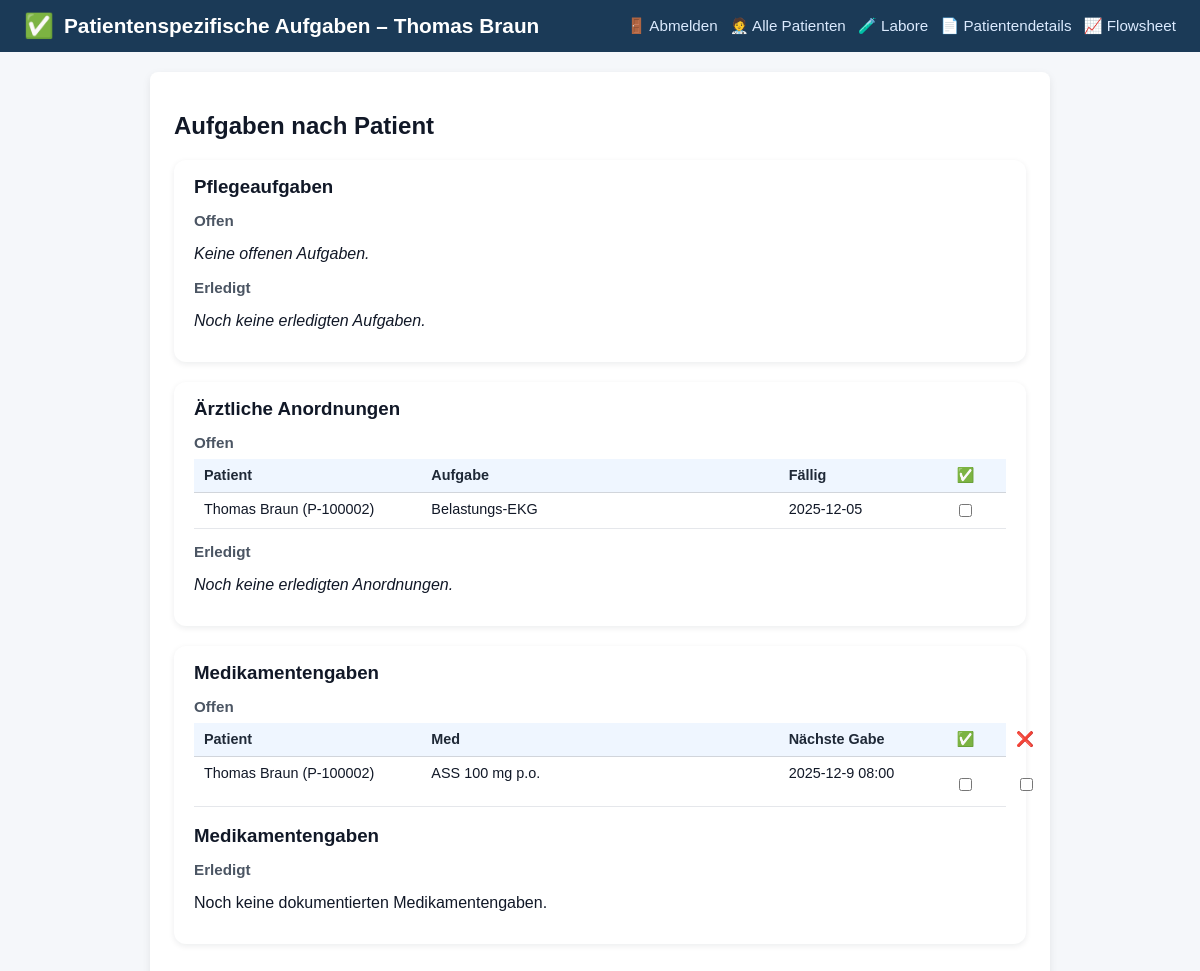
/tasks?patient_id=2, run on an earlier commit of the app's database.
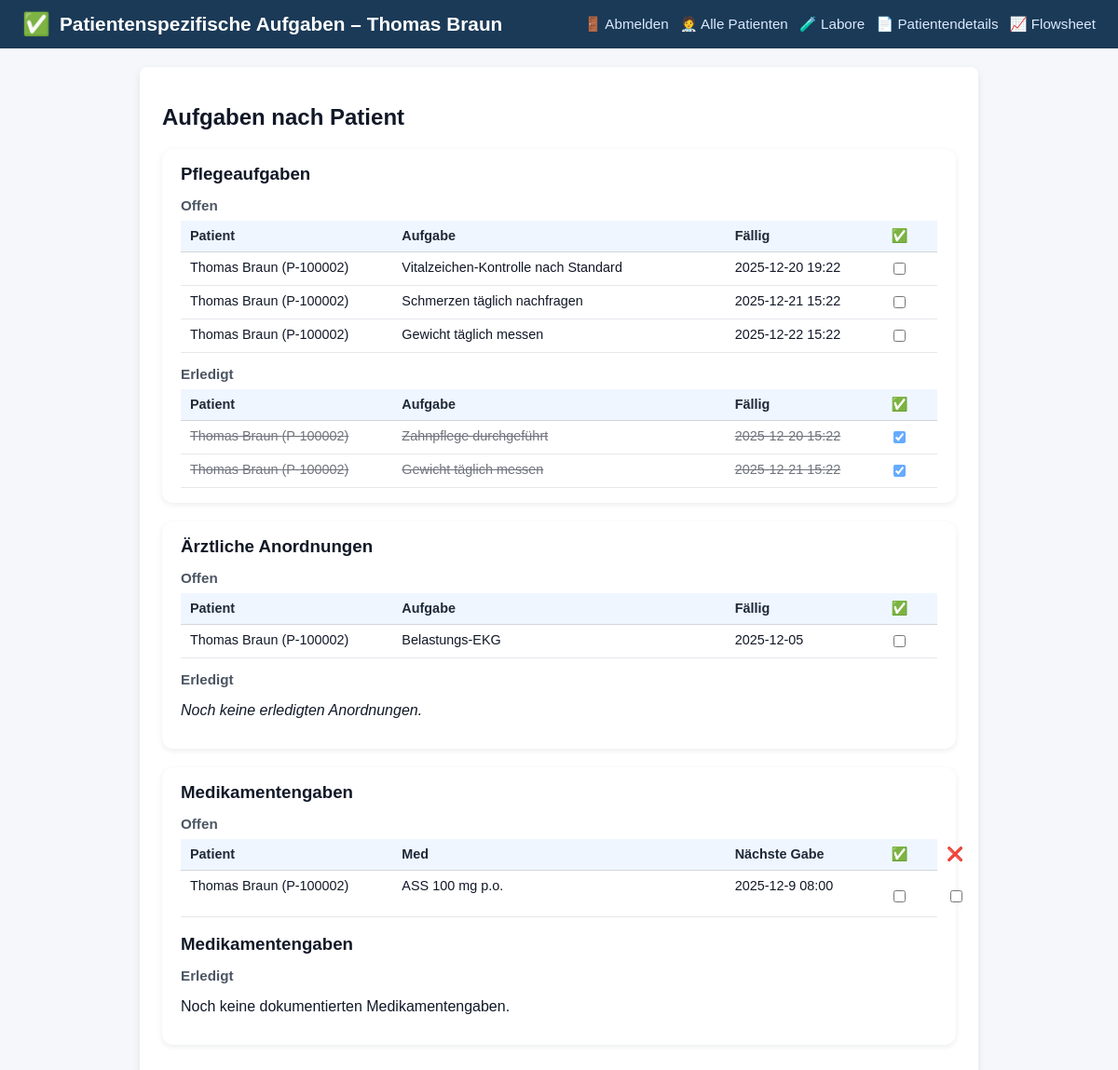
And on a later commit of the database.
### tables this page shows
CREATE TABLE patients (
    id INTEGER PRIMARY KEY AUTOINCREMENT,
    patient_identifier TEXT NOT NULL,
    name TEXT NOT NULL,
    gender TEXT,
    dob TEXT,
    room TEXT,
    diagnosis TEXT,
    bezugspflege_id INTEGER,
    allergies TEXT,
    code_status TEXT,
    admission_date TEXT,
    expected_discharge TEXT,
    primary_doctor TEXT,
    photo_filename TEXT,
    FOREIGN KEY (bezugspflege_id) REFERENCES nurses(id)
);

CREATE TABLE orders (
    id INTEGER PRIMARY KEY AUTOINCREMENT,
    patient_id INTEGER NOT NULL,
    description TEXT NOT NULL,
    due_date TEXT,
    due_time TEXT,
    status TEXT,
    ordered_by TEXT,
    type TEXT,
    completed INTEGER DEFAULT 0,
    FOREIGN KEY (patient_id) REFERENCES patients(id)
);

CREATE TABLE medications (
    id INTEGER PRIMARY KEY AUTOINCREMENT,
    patient_id INTEGER NOT NULL,
    name TEXT NOT NULL,
    dose TEXT,
    route TEXT,
    schedule TEXT,
    next_due TEXT,
    due_time TEXT,
    completed INTEGER DEFAULT 0,
    given INTEGER DEFAULT 0,
    not_given INTEGER DEFAULT 0,
    last_given_by TEXT,
    last_given_at TEXT,
    FOREIGN KEY (patient_id) REFERENCES patients(id)
);

CREATE TABLE ai_tasks (
    id INTEGER PRIMARY KEY AUTOINCREMENT,
    patient_id INTEGER NOT NULL,
    description TEXT NOT NULL,
    due_time TEXT,
    completed INTEGER DEFAULT 0,
    FOREIGN KEY (patient_id) REFERENCES patients(id)
);

### app.py (the view, shortened to what this page needs)
@app.route("/tasks")
def tasks_view():
    patient_id = request.args.get("patient_id", type=int)
    conn = get_connection()
    cur = conn.cursor()
    if patient_id:
        cur.execute("""
            SELECT id, name, patient_identifier
            FROM patients
            WHERE id = ?;
        """, (patient_id,))
        patients = cur.fetchall()
        viewing_all_patients = False
        selected_patient = patients[0] if patients else None
    if patient_id:
        cur.execute("""
            SELECT
                t.id,
                t.patient_id,
                t.description,
                t.due_time,
                t.completed,
                p.name AS patient_name,
                p.patient_identifier AS patient_identifier
            FROM ai_tasks t
            JOIN patients p ON p.id = t.patient_id
            WHERE t.patient_id = ?
            ORDER BY datetime(t.due_time);
        """, (patient_id,))
    ai_tasks = cur.fetchall()
    ai_tasks_open = [t for t in ai_tasks if not t["completed"]]
    ai_tasks_done = [t for t in ai_tasks if t["completed"]]
    if patient_id:
        cur.execute("""
            SELECT o.*, p.name AS patient_name, p.patient_identifier
            FROM orders o
            JOIN patients p ON p.id = o.patient_id
            WHERE o.patient_id = ?
            ORDER BY o.due_date;
        """, (patient_id,))
    orders = cur.fetchall()
    orders_open = [o for o in orders if (o["status"] or "").lower() != "erledigt"]
    orders_done = [o for o in orders if (o["status"] or "").lower() == "erledigt"]
    try:
        cur.execute("ALTER TABLE medications ADD COLUMN given INTEGER DEFAULT 0;"
                    "ALTER TABLE medications ADD COLUMN not_given INTEGER DEFAULT 0;"
                    )
        conn.commit()
    except sqlite3.OperationalError:
        pass
    if patient_id:
        cur.execute("""
            SELECT m.*, p.name AS patient_name, p.patient_identifier
            FROM medications m
            JOIN patients p ON p.id = m.patient_id
            WHERE m.patient_id = ?
            ORDER BY m.next_due;
        """, (patient_id,))
    meds = cur.fetchall()
    meds_open = [m for m in meds if not (m["given"] or 0) and not (m["not_given"] or 0)]
    meds_done = [m for m in meds if (m["given"] or 0) or (m["not_given"] or 0)]
    cur.execute("""
        SELECT
            ma.given_at,
            n.name AS nurse_name,
            m.name AS med_name,
            m.dose
        FROM med_administrations ma
        JOIN medications m ON m.id = ma.med_id
        LEFT JOIN nurses n ON n.id = ma.nurse_id
        WHERE ma.patient_id = ?
        ORDER BY datetime(ma.given_at) DESC
        LIMIT 20;
    """, (patient_id or 0,))
    med_history = cur.fetchall()
    cur.execute("""
               SELECT alert, severity, created_at
               FROM ai_alerts
               WHERE patient_id = ?
               ORDER BY datetime(created_at) DESC;
           """, (patient_id,))
    alerts = cur.fetchall()
    current_nurse = get_current_nurse(conn)
    conn.close()
    conn.close()
    return render_template(
        "tasks.html",
        alerts=alerts,
        current_nurse=current_nurse,
        patients=patients,
        viewing_all_patients=viewing_all_patients,
        selected_patient=selected_patient,
        ai_tasks_open=ai_tasks_open,
        ai_tasks_done=ai_tasks_done,
        orders_open=orders_open,
        orders_done=orders_done,
        meds_open=meds_open,
        meds_done=meds_done,
        med_history=med_history
    )

### templates/tasks.html (shortened to what this page needs)
<!DOCTYPE html>
<html lang="de">
<head>
    <link rel="stylesheet" href="{{ url_for('static', filename='styles.css') }}">
</head>
<body>
{% if selected_patient %}
<div class="header">
    <div class="header-title">
        <span class="icon">✅</span>
        <span>Patientenspezifische Aufgaben – {{ selected_patient.name }}</span>
    </div>
    <div class="nav-links">
        <a href="{{ url_for('logout') }}">🚪 Abmelden</a>
        <a href="{{ url_for('home') }}">🧑‍⚕️ Alle Patienten</a>
        <a href="{{ url_for('labs_view', patient_id=selected_patient.id) }}">
            <span class="icon">🧪</span> Labore
        </a>
        <a href="{{ url_for('patient_detail', patient_id=selected_patient.id) }}">
            📄 Patientendetails
        </a>
        <a href="{{ url_for('flowsheet', patient_id=selected_patient.id) }}">
            📈 Flowsheet
        </a>
    </div>
</div>
{% endif %}
<div class="container">
    <h2>Aufgaben nach Patient</h2>
    <section class="section-card">
        <h3>Pflegeaufgaben</h3>
        <h4>Offen</h4>
        {% if ai_tasks_open %}
            <div class="table-wrapper">
                <table class="data-table">
                    <thead>
                        <tr>
                            <th>Patient</th>
                            <th>Aufgabe</th>
                            <th>Fällig</th>
                            <th>✅</th>
                        </tr>
                    </thead>
                    <tbody>
                        {% for t in ai_tasks_open %}
                        <tr>
                            <td>{{ t.patient_name }} ({{ t.patient_identifier }})</td>
                            <td>{{ t.description }}</td>
                            <td>{{ t.due_time .replace("T", " ") or "Nächste Schicht" }}</td>
                            <td class="cell-center">
                                <form method="POST" action="{{ url_for('toggle_task', task_id=t.id, task_type='ai') }}">
                                    <input type="checkbox" name="done" onchange="this.form.submit()">
                                </form>
                            </td>
                        </tr>
                        {% endfor %}
                    </tbody>
                </table>
            </div>
        {% else %}
            <p><em>Keine offenen Aufgaben.</em></p>
        {% endif %}
        <h4>Erledigt</h4>
        {% if ai_tasks_done %}
            <div class="table-wrapper">
                <table class="data-table">
                    <thead>
                        <tr>
                            <th>Patient</th>
                            <th>Aufgabe</th>
                            <th>Fällig</th>
                            <th>✅</th>
                        </tr>
                    </thead>
                    <tbody>
                        {% for t in ai_tasks_done %}
                        <tr class="task-completed">
                            <td>{{ t.patient_name }} ({{ t.patient_identifier }})</td>
                            <td>{{ t.description }}</td>
                            <td>{{ t.due_time .replace("T", " ") or "Nächste Schicht" }}</td>
                            <td class="cell-center">
                                <form method="POST" action="{{ url_for('toggle_task', task_id=t.id, task_type='ai') }}">
                                    <input type="checkbox" name="done" onchange="this.form.submit()" checked>
                                </form>
                            </td>
                        </tr>
                        {% endfor %}
                    </tbody>
                </table>
            </div>
        {% else %}
            <p><em>Noch keine erledigten Aufgaben.</em></p>
        {% endif %}
    </section>
    <section class="section-card">
        <h3>Ärztliche Anordnungen</h3>
        <h4>Offen</h4>
        {% if orders_open %}
            <div class="table-wrapper">
                <table class="data-table">
                    <thead>
                        <tr>
                            <th>Patient</th>
                            <th>Aufgabe</th>
                            <th>Fällig</th>
                            <th>✅</th>
                        </tr>
                    </thead>
                    <tbody>
                        {% for o in orders_open %}
                        <tr>
                            <td>{{ o["patient_name"] }} ({{ o["patient_identifier"] }})</td>
                            <td>{{ o["description"] }}</td>
                            <td>{{ o["due_date"].replace("T", " ") or "—" }}</td>
                            <td class="cell-center">
                                <form method="POST" action="{{ url_for('toggle_task', task_id=o['id'], task_type='order') }}">
                                    <input type="checkbox" onchange="this.form.submit()">
                                </form>
                            </td>
                        </tr>
                        {% endfor %}
                    </tbody>
                </table>
            </div>
        {% else %}
            <p><em>Keine offenen Anordnungen.</em></p>
        {% endif %}
        <h4>Erledigt</h4>
        {% if orders_done %}
            <div class="table-wrapper">
                <table class="data-table">
                    <thead>
                        <tr>
                            <th>Patient</th>
                            <th>Aufgabe</th>
                            <th>Fällig</th>
                            <th>✅</th>
                        </tr>
                    </thead>
                    <tbody>
                        {% for o in orders_done %}
                        <tr class="task-completed">
                            <td>{{ o["patient_name"] }} ({{ o["patient_identifier"] }})</td>
                            <td>{{ o["description"] }}</td>
                            <td>{{ o["due_date"].replace("T", " ") or "—" }}</td>
                            <td class="cell-center">
                                <form method="POST" action="{{ url_for('toggle_task', task_id=o['id'], task_type='order') }}">
                                    <input type="checkbox" onchange="this.form.submit()" checked>
                                </form>
                            </td>
                        </tr>
                        {% endfor %}
                    </tbody>
                </table>
            </div>
        {% else %}
            <p><em>Noch keine erledigten Anordnungen.</em></p>
        {% endif %}
    </section>
<section class="section-card">
    <h3>Medikamentengaben</h3>
    <h4>Offen</h4>
    {% if meds_open %}
    <div class="table-wrapper">
        <table class="data-table">
            <thead>
                <tr>
                    <th>Patient</th>
                    <th>Med</th>
                    <th>Nächste Gabe</th>
                    <th class="cell-center">✅</th>
                    <th class="cell-center">❌</th>
                </tr>
            </thead>
            <tbody>
                {% for m in meds_open %}
                <tr>
                    <td>{{ m["patient_name"] }} ({{ m["patient_identifier"] }})</td>
                    <td>{{ m["name"] }} {{ m["dose"] }} {{ m["route"] }}</td>
                    <td>{{ m["next_due"].replace("T", " ") or "—" }}</td>
                    <td class="cell-center">
                <form method="POST"
                      action="{{ url_for('toggle_task', task_id=m['id'], task_type='med') }}">
                    <label class="med-toggle-label">
                        <input type="checkbox" onchange="this.form.submit()">
                    </label>
                </form>
                        </td>
                <td class="cell-center">
                <form method="POST"
                      action="{{ url_for('toggle_task', task_id=m['id'], task_type='med') }}">
                    <label class="med-toggle-label">
                        <input type="checkbox" onchange="this.form.submit()">
                        </label>
                    </form>
            </td>
                        </tr>
                        {% endfor %}
                    </tbody>
                </table>
    </div>
        {% else %}
            <p>Keine offenen Medikamentengaben.</p>
        {% endif %}
    <br>
    <h3>Medikamentengaben</h3>
    <h4>Erledigt</h4>
    {% if meds_done %}
    <div class="table-wrapper">
        <table class="data-table">
            <thead>
                <tr>
                    <th>Patient</th>
                    <th>Med</th>
                    <th>Letzte Gabe</th>
                    <th class="cell-center">✅</th>
                    <th class="cell-center">❌</th>
                </tr>
            </thead>
            <tbody>
                {% for m in meds_done %}
                <tr class="task-completed">
                    <td>{{ m["patient_name"] }} ({{ m["patient_identifier"] }})</td>
                    <td>{{ m["name"] }} {{ m["dose"] }} {{ m["route"] }}</td>
                    <td>{{ m["last_given_at"] or "—" }} {{ m["last_given_by"] or "—" }}</td>
                   <td class="cell-center">
                        <form method="POST" action="{{ url_for('toggle_task', task_id=m['id'], task_type='med') }}">
                            <input type="hidden" name="action" value="given">
                            <label class="med-toggle-label">
                            <input type="checkbox"
                                       {% if m['given'] %}checked{% endif %}
                                       onchange="this.form.submit()">
                            </label>
                        </form>
                    </td>
                    <td class="cell-center">
        <form method="POST"
              action="{{ url_for('toggle_task', task_id=m['id'], task_type='med') }}">
            <input type="hidden" name="action" value="not_given">
            <label class="med-toggle-label">
                <input type="checkbox"
                       {% if m['not_given'] %}checked{% endif %}
                       onchange="this.form.submit()">
            </label>
                            </form>
                    </td>
                        </tr>
                        {% endfor %}
                    </tbody>
                </table>
    </div>
        </section>
        {% else %}
            <p>Noch keine dokumentierten Medikamentengaben.</p>
        {% endif %}
</div>
</body>
</html>

What changed in the data, as far as the page shows it:
added ai_tasks: patient_name "Thomas Braun", patient_identifier "P-100002", description "Vitalzeichen-Kontrolle nach Standard", due_time "2025-12-20 19:22", shown under "Offen"
added ai_tasks: patient_name "Thomas Braun", patient_identifier "P-100002", description "Schmerzen täglich nachfragen", due_time "2025-12-21 15:22", shown under "Offen"
added ai_tasks: patient_name "Thomas Braun", patient_identifier "P-100002", description "Gewicht täglich messen", due_time "2025-12-22 15:22", shown under "Offen"
added ai_tasks: patient_name "Thomas Braun", patient_identifier "P-100002", description "Zahnpflege durchgeführt", due_time "2025-12-20 15:22", shown under "Erledigt"
added ai_tasks: patient_name "Thomas Braun", patient_identifier "P-100002", description "Gewicht täglich messen", due_time "2025-12-21 15:22", shown under "Erledigt"
Also different on the page:
text no longer shown: "Keine offenen Aufgaben. Noch keine erledigten Aufgaben."
text now shown: "Patient Aufgabe Fällig ✅ Patient Aufgabe Fällig ✅"
